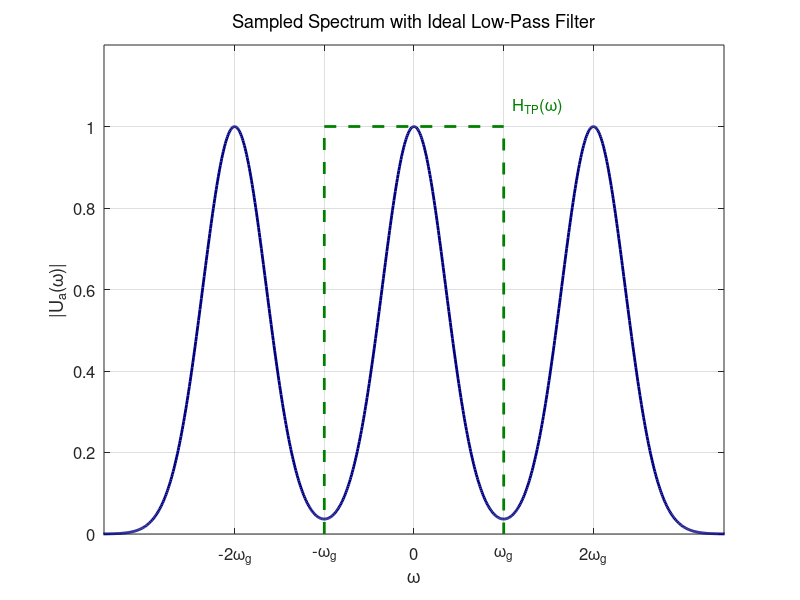

The MATLAB script that drew this image:
clc; clear; close all;

% Definiere Frequenzachse mit begrenzter Breite
w = linspace(-2.5*pi, 2.5*pi, 1000); % Kürzere Achse für kompaktere Darstellung

% Originales (analytisches) Spektrum U(w) - eine Gauß-Funktion
U_w = exp(-w.^2); 

% Abtastperiode Ta und Abtastfrequenz wa
Ta = pi/2; 
wa = 2*pi/Ta; % Abtastfrequenz
wg = pi/Ta;  % Grenzfrequenz des idealen Tiefpassfilters

% Periodisches Spektrum mit begrenzten Wiederholungen (-1, 0, +1)
n = -1:1; % Weniger Wiederholungen (nur 3 insgesamt)
U_a_w = zeros(size(w));

for k = n
    U_a_w = U_a_w + exp(-(w - k*wa).^2); % Verschobene Kopien des Spektrums
end

% Erstelle kleinere Figur, ähnlich einem Subplot-Bereich
figure;
set(gcf, 'Position', [100, 100, 700, 250]); % Kleinere Höhe (250 px statt 500 px)

% --- Plotte das periodische Spektrum nach der Abtastung ---
plot(w, U_a_w, 'Color', [0, 0, 0.5], 'LineWidth', 2); hold on; % Dunkelblau

% --- Plotte den idealen Tiefpassfilter (dunkelgrüne gestrichelte Linie) ---
darkGreen = [0, 0.5, 0]; % Dunkelgrün RGB
plot([-wg, -wg, wg, wg], [0, 1, 1, 0], '--', 'Color', darkGreen, 'LineWidth', 2); 

% Achsenbeschriftungen
xlabel('\omega', 'FontSize', 14); 
ylabel('|U_a(\omega)|', 'FontSize', 14); 
title('Sampled Spectrum with Ideal Low-Pass Filter', 'FontSize', 12, 'FontWeight', 'normal'); 

% Gitter und Achseneinstellungen
grid on;
xlim([-2.2*pi 2.2*pi]); % Begrenzter Bereich für bessere Sichtbarkeit
ylim([0, 1.2]); % Leicht über 1 für bessere Sichtbarkeit
set(gca, 'FontSize', 12); % Angepasste Schriftgröße für kompaktere Darstellung

% Markiere die wichtigen Frequenzpunkte
xticks([-2*wg, -wg, 0, wg, 2*wg]);
xticklabels({'-2\omega_g', '-\omega_g', '0', '\omega_g', '2\omega_g'});

% Annotation nur für den Tiefpassfilter
text(wg + 0.2, 1.05, 'H_{TP}(\omega)', 'Color', darkGreen, 'FontSize', 12);

hold off;